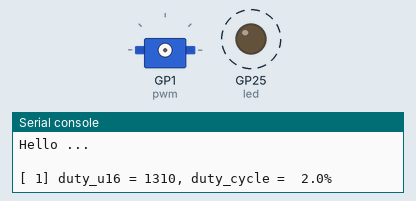
A program run on a simulated Raspberry Pi Pico running MicroPython. Shown: servo, output pins drawn as LEDs (lit = HIGH), the last lines printed to the serial console. Dashed ring = blinking. Servo angles are drawn from the pulse width (0.5 ms = 0°, 2.5 ms = 180°); pins used as bus, display or sensor lines are not drawn.

Above: at 0.05 s.
At 2.35 s:
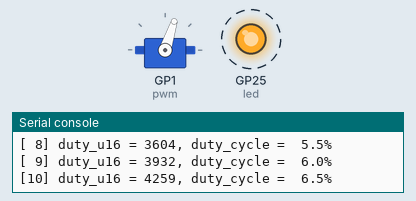
At 4.75 s:
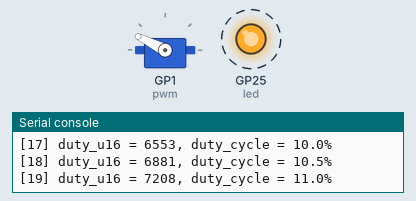
At 9.55 s:
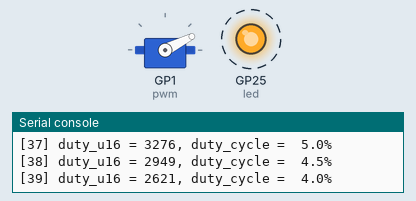
Timing chart, 0 to 13.4 s (numbered marks = the images above):
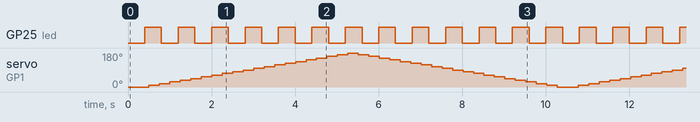

Measured:
- by itself, GP25 (led): alternates HIGH for 0.40 s and LOW for 0.40 s

The program:

main.py
```python
from machine import Pin, PWM, Timer  # GPIO 핀 제어를 위한 Pin과 PWM 클래스 임포트
from time import sleep  # 대기 기능을 위한 sleep 함수 임포트

# 프로그램 시작 메시지
print("Hello ...\n")

inbuiltLed = 25

led = Pin(inbuiltLed, Pin.OUT)

timer = Timer()

def ledblink(timer):

    led.toggle()

timer.init(freq=2.5, mode=Timer.PERIODIC, callback=ledblink)

# 서보 모터 설정 (핀 1번에 연결)
pwm = PWM(Pin(1))  # 핀 1번에 PWM 신호 설정
pwm.freq(50)  # 서보 모터의 PWM 주파수를 50Hz로 설정 (서보 모터 기본 주파수)

# 각 듀티 사이클 변경 시 대기 시간
duration = 0.25  # 0.5초 대기
count = 0  # 실행 카운트 초기화

# 듀티 사이클을 2%에서 12.5%까지 증가시키며 서보 제어
values = list( range(20, 125 + 5, 5) ) # 2%부터 12.5%까지 각도를 증가
while 1 :
    for value in ( values + values[-2:1:-1] ) * 4 : # 각도 증가 감소를 4번 반복
        count += 1  # 카운트 증가
        percent = value/1000
        duty_u16 = int( 65535 * percent ) # 듀티 사이클을 16비트 정수로 변환
        print(f"[{count:2d}] duty_u16 = {duty_u16:4d}, duty_cycle = {percent*100:4.1f}%")  # 현재 듀티 사이클 출력
        pwm.duty_u16(duty_u16)  # 듀티 사이클을 서보에 적용
        sleep(duration)  # 설정된 대기 시간 동안 대기
    pass
pass

# 서보 모터 종료
pwm.deinit()  # PWM을 해제하여 핀 초기화

# 프로그램 종료 메시지
print("\nGood bye!")
```
